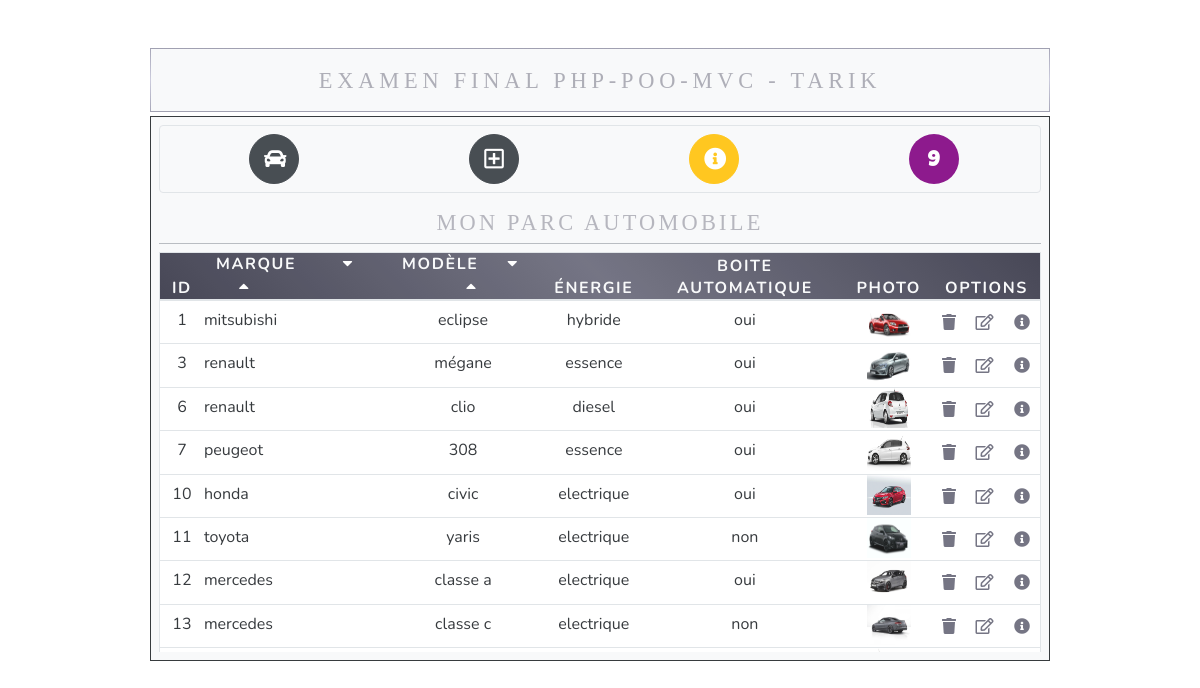
Screenshot of /index.php?controller=default&action=home with the database file from the repository.
### tables this page shows
CREATE TABLE `voitures` (
  `id` int(11) NOT NULL,
  `marque` varchar(250) NOT NULL,
  `modele` varchar(250) NOT NULL,
  `energie` varchar(250) NOT NULL,
  `boite_auto` tinyint(1) NOT NULL,
  `picture` varchar(250) NOT NULL
);

### controller/DefaultController.php (called while the page is built, shortened)
<?php
class DefaultController
{
    private $voituresManager;
    public function __construct()
    {
        $this->voituresManager = new VoituresManager();
    }
    public function home(){
        $data = $this->voituresManager->count();
        $color = $this->voituresManager->getColor($data);
        $voitures = $this->voituresManager->selectAll();
        require ('view/home.php');
    }
}

### model/Database.php (called while the page is built, shortened)
<?php
class Database{
    private $host = 'localhost';
    private $dbname = 'parc_automobile';
    private $username = 'root';
    private $password = '';
    public function __construct(){
        try{
            $this->bdd = new PDO('mysql:host='.$this->host.';dbname='.$this->dbname,$this->username,$this->password);
        }
        catch(Exception $e) {
            die('Erreur '.$e->getMessage());
        }
    }
}
?>

### model/VoituresManager.php (called while the page is built, shortened)
<?php
class VoituresManager extends Database
{
    public function selectAll()
    {
        $voitures = [];
        $sql = 'SELECT * FROM voitures';
        foreach ($this->bdd->query($sql) as $row) {
            $voitures[] = new Voitures($row['id'], $row['marque'], $row['modele'], $row['energie'], $row['boite_auto'], $row['picture']);
        }
        return $voitures;
    }
    public function count(){
        $count = $this->bdd->query('SELECT COUNT(*) AS nb FROM voitures');
        $res = $count->fetch();
        $nb = $res['nb'];
        return $nb;
    }
    public function getColor($data){
        if ($data >= 0 && $data < 4){
            $color = 'orange';
        }
        else if ($data >= 4 && $data < 8){
            $color = 'red';
        }
        else if ($data >= 8 && $data < 12){
            $color = 'purple';
        }
        return $color;
    }
}

### model/Voitures.php (called while the page is built, shortened)
<?php
class Voitures
{
    private $id;
    private $marque;
    private $modele;
    private $energie;
    private $boite_auto;
    private $picture;
    public function __construct($id, $marque, $modele, $energie, $boite_auto, $picture)
    {
        $this->id = $id;
        $this->marque = $marque;
        $this->modele = $modele;
        $this->energie = $energie;
        $this->boite_auto = $boite_auto;
        $this->picture = $picture;
    }
    public function getId()
    {
        return $this->id;
    }
    public function getMarque()
    {
        return $this->marque;
    }
    public function getModele()
    {
        return $this->modele;
    }
    public function getEnergie()
    {
        return $this->energie;
    }
    public function getBoiteAuto()
    {
        return $this->boite_auto;
    }
    public function getPicture()
    {
        return $this->picture;
    }
}

### view/parts/listVoitures.php (the view)
<div class="bg-white scroller">
    <table class="table border rounded">
        <thead class="text-uppercase sticky-top text-light">
        <tr>
            <th>id</th>
            <th class="text-left">
                <span>marque&emsp;</span>
                &emsp;<a class='tri' href="../../../exam_final_php_poo_tarik/index.php?controller=default&action=orderBy"><i class="fas fa-caret-down"></i></a>
                &emsp;<a class='tri' href="../../../exam_final_php_poo_tarik/index.php?controller=default&action=orderByDesc"><i class="fas fa-caret-up"></i></a>
            </th>
            <th>
                <span>modèle</span>
                &emsp;<a class='tri' href="../../../exam_final_php_poo_tarik/index.php?controller=default&action=orderByModeleAsc"><i class="fas fa-caret-down"></i></a>
                &emsp;<a class='tri' href="../../../exam_final_php_poo_tarik/index.php?controller=default&action=orderByModeleDesc"><i class="fas fa-caret-up"></i></a>
            </th>
            <th>énergie</th>
            <th>boite automatique</th>
            <th>photo</th>
            <th class="text-center" colspan="3">options</th>
        </tr>
        </thead>
        <tbody>
        <tr><?php foreach ($voitures as $voiture){?>
            <td><?=$voiture->getId();?></td>
            <td class="text-left"><?=$voiture->getMarque();?></td>
            <td><?=$voiture->getModele();?></td>
            <td><?=$voiture->getEnergie();?></td>
            <td><?=$voiture->getBoiteAuto()?'oui':'non';?></td>
            <td width="10%"><img width=50% height=40px src="assets/<?=$voiture->getPicture();?>"</td>
            <td class=""><a href="../../../exam_final_php_poo_tarik/index.php?controller=voitures&action=delete&id=<?php echo $voiture->getId()?>"><i class="fas fa-trash"></i></a></td>
            <td class=""><a href="../../../exam_final_php_poo_tarik/index.php?controller=voitures&action=updateForm&id=<?php echo $voiture->getId()?>"><i class="far fa-edit"></i></a></td>
            <td class=""><a title="voir le détail" href="../../../exam_final_php_poo_tarik/index.php?controller=voitures&action=displayOne&id=<?php echo $voiture->getId()?>"><i class="fas fa-info-circle"></i></a></td>
        </tr>
        <?php
        }?>
        </tbody>
    </table>
</div>

### index.php (shortened to what this page needs)
<?php
if ($_GET['controller'] === 'default' && $_GET['action'] === 'home'){
    $myPage = new DefaultController();
    $myPage->home();
}
?>

### view/home.php (shortened to what this page needs)
<!DOCTYPE html>
<html lang="en">
<head>
</head>
<body>
<?php
include('parts/header.php');
?>
<div id='test' class="d-flex justify-content-center">
    <div class="cadre col-9 bg-light p-2 mt-1">
        <?php
        include('parts/menu.php');
        ?>
        <h4 class="text-uppercase border border-secondary border-left-0 border-top-0 border-right-0 bg-light">mon parc automobile</h4>
        <?php
        include('parts/listVoitures.php');
        ?>
    </div>
</div>
</body>

### view/parts/header.php
<div class="d-flex justify-content-center">
    <div class="test col-9 bg-light rounded mt-5 p-2">
        <h3 class="text-uppercase">examen final php-poo-mvc - tarik</h3>
    </div>
</div>

### view/parts/menu.php
<div class="d-flex justify-content-around bg-light border rounded">
    <a class='pl-2' href="../../../exam_final_php_poo_tarik/index.php?controller=default&action=home">
        <button style="border-radius:50%;width:50px;height:50px;font-size:1.4rem;" type='submit' class="btn btn-dark  mt-2 mb-2 text-uppercase"><i class="fas fa-car"></i></button>
    </a>
    <a class='pl-2' href="../../../exam_final_php_poo_tarik/index.php?controller=voitures&action=addForm">
        <button style="border-radius:50%;width:50px;height:50px;font-size:1.4rem;" type='submit' class="btn btn-dark  mt-2 mb-2 text-uppercase">
            <i class="far fa-plus-square"></i>
        </button>
    </a>
    <a class='pl-2' href="#">
        <button style="border-radius:50%;width:50px;height:50px;font-size:1.4rem;" type='submit' class="btn btn-warning text-white mt-2 mb-2 text-uppercase"><i class="fas fa-info-circle"></i></button>
    </a>
    <a class='pl-2' href="#">
        <button style="border-radius:50%;width:50px;height:50px;font-size:1.4rem;color:white;padding-top:0.6rem;background-color:<?php echo $color?>" type='submit' class="btn mt-2 mb-2 text-uppercase">
            <?php
            echo $data;
            ?>
        </button>
    </a>
</div>

### rows the page displays
voitures: id "1", marque "mitsubishi", modele "eclipse", energie "hybride", boite_auto "oui", picture (picture)
voitures: id "3", marque "renault", modele "mégane", energie "essence", boite_auto "oui", picture (picture)
voitures: id "6", marque "renault", modele "clio", energie "diesel", boite_auto "oui", picture (picture)
voitures: id "7", marque "peugeot", modele "308", energie "essence", boite_auto "oui", picture (picture)
voitures: id "10", marque "honda", modele "civic", energie "electrique", boite_auto "oui", picture (picture)
voitures: id "11", marque "toyota", modele "yaris", energie "electrique", boite_auto "non", picture (picture)
voitures: id "12", marque "mercedes", modele "classe a", energie "electrique", boite_auto "oui", picture (picture)
voitures: id "13", marque "mercedes", modele "classe c", energie "electrique", boite_auto "non", picture (picture)
voitures: picture (picture)

### other values shown
$data "9"
